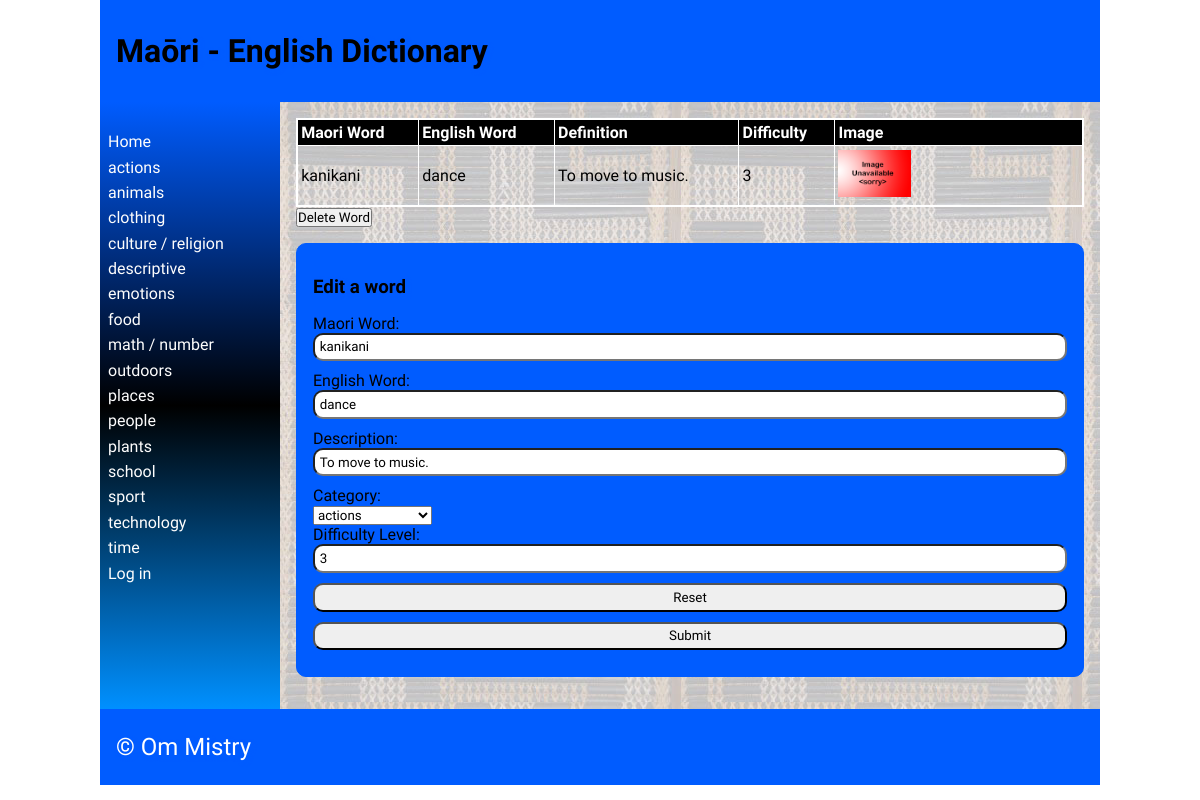
The app's page /detail/2 with its own data.
### tables this page shows
CREATE TABLE "category"
(
	id INTEGER
		constraint category_pk
			primary key autoincrement,
	category_name varchar(69) not null
);

CREATE TABLE "words"
(
	maori varchar(69),
	english varchar(69),
	category integer,
	definition varchar(100),
	levels integer,
	images varchar(69),
	id integer
		constraint words_pk
			primary key autoincrement,
	date_added integer default 0
, user_id integer);

### app.py (the view, shortened to what this page needs)
@app.route('/detail/<word_id>', methods=["POST", "GET"])
def render_detailpage(word_id):
    print(request.method)
    con = create_connection(DB_NAME)
    query = "SELECT id, maori, english, definition, levels, images FROM words WHERE id=?"
    cur = con.cursor()
    cur.execute(query, (word_id,))
    definition = cur.fetchall()[0]
    print(word_id)
    return render_template('detail.html', definition=definition, logged_in=is_logged_in(),
                           categories=fetch_categories(),
                           deleting=intention("delete"))

### app.py (called while the page is built)
def intention(button):
    if button in request.form:
        return True
    else:
        return False

def create_connection(db_file):
    try:
        connection = sqlite3.connect(db_file)
        return connection
    except Error as e:
        print(e)
    return None

def fetch_categories():
    con = create_connection(DB_NAME)
    query = "SELECT id, category_name FROM category"
    cur = con.cursor()
    cur.execute(query)
    categories = cur.fetchall()
    con.close()
    return categories

def is_logged_in():
    if session.get("email") is None:
        print("you are not logged in")
        return False
    else:
        print("you are logged in")
        return True

### templates/detail.html (shortened to what this page needs)
{% extends 'base.html' %}
{% block heading %}Maōri - English Dictionary{% endblock %}
{% block main %}
    <table>
        <tr>
            <th>Maori Word</th>
            <th>English Word</th>
            <th>Definition</th>
            <th>Difficulty</th>
            <th>Image</th>
        </tr>
        <tr>
            <td>{{ definition[1] }}</td>
            <td>{{ definition[2] }}</td>
            <td>{{ definition[3] }}</td>
            <td>{{ definition[4] }}</td>
            <td><img style="width:30%;" src="/static/images/{{ definition[5] }}"></td>
        </tr>
    </table>
<form method="POST">
    {% if deleting %}
        <div class="form-element">Are you sure?<input type="submit" name="delete_confirm" value="Yes">/<input type="submit" value="No"></div>
    {% else %}
    <div class="form-element">
         <input type="submit" name="delete" value="Delete Word">
    </div>
    </form>
{% endif %}
        <form class="dataForm" method="POST">
            <h3>Edit a word</h3>
        <div class="form-group">
            <div class="form-label"><label for="MaoriWord">Maori Word:</label></div>
            <div class="form-element"><input type="text" name="MaoriWord" id="MaoriWord" value="{{ definition[1] }}" required></div>
        </div>
        <div class="form-group">
            <div class="form-label"><label for="EnglishWord">English Word:</label></div>
            <div class="form-element"><input type="text" name="EnglishWord" id="EnglishWord" value="{{ definition[2] }}" required></div>
        </div>
        <div class="form-group">
            <div class="form-label"><label for="Definitions">Description:</label></div>
            <div class="form-element"><input type="text" name="Definitions" id="Definitions"  value="{{ definition[3] }}" required></div>
        </div>
        <div class="form-group">
                <div class="form-label"><label for="Category">Category:</label></div>
                <div class="form-element">
                    <select name="Category" id='Category'>
                        {% for category in categories %}
                            <option value="{{ category[0] }}">{{ category[1] }}</option>
                        {% endfor %}
                    </select>
                </div>
            </div>
            <div class="form-group">
            <div class="form-label"><label for="Difficulty Level">Difficulty Level:</label></div>
            <div class="form-element"><input type="number" name="Difficulty Level" id="Difficulty Level" min="1" max="10" step="1" value="{{ definition[4] }}" required></div>
        </div>
        <div class="form-group">
            <div class="form-element"><input type="reset"></div>
        </div>
        <div class="form-group">
            <div class="form-element"><input type="submit"></div>
        </div>
    </form>
{% endblock %}

### templates/base.html (shortened to what this page needs)
<!doctype html>
<html lang="en">
<head>
   <link href="{{ url_for('static', filename='css/style.css') }}" rel="stylesheet">
</head>
<body>
   <div id="container">
      <header>
         <h1>{% block heading %}{% endblock %}</h1>
      </header>
      <nav>
         <ul>
                <li><a href="\">Home</a></li>
                {% for category in categories %}
                <li><a href="/categories/{{ category[0] }}">{{category[1]}}</a></li>
                {% endfor %}
         <li>
             {% if logged_in %}<a href="/logout">Log out</a>{% else %}
             <a href="/login">Log in</a></li>{% endif %}
         </ul>
      </nav>
      <main>
            {% block main%}{% endblock %}
        </main>
      <footer>
         <p>
            &copy; Om Mistry
         </p>
      </footer>
   </div>
</body>
</html>

### static/css/style.css (style rules this page uses)
* { font-family: Comfortaa, sans-serif; margin: 0; padding: 0; box-sizing: border-box; }
#container { display: grid; grid-template-columns: 75px auto; grid-template-areas: 'nav header' 'main main' 'footer footer'; }
header { grid-area: header; background-color: #005cff; padding: 1rem; }
nav { grid-area: nav; }
main { grid-area: main; padding: 1rem; background-color: #005cff; }
h1, h2, h3, h4 { padding: 1rem 0; font-family: 'Suez One', serif; color: #000000; text-shadow: 2px 2px 4px #005cff; }
p { padding: 0.5rem 0; }
a { color: #ffffff; }
.dataForm { margin: 1rem 0; border: 1px solid #005cff; padding: 1rem; background-color: #005cff; border-radius: 10px; }
.dataForm input, textarea { width: 100%; border-radius: 10px; padding: 0.3rem; margin-bottom: 10px; }
table { width: 100%; border: 2px solid #ffffff; border-collapse: collapse; }
th, td { border: 1px solid #ffffff; padding: 0.2rem; text-align: left; }
th { background-color: #000000; color: #ffffff; }
footer { grid-area: footer; padding: 1rem; background-color: #005cff; }
footer p { color: #ffffff; text-shadow: 2px 2px 4px #005cff; font-size: 1.5rem; }
@media only screen and (min-width: 768px) { #container { grid-template-columns: 180px auto; grid-template-areas: 'header header' 'nav main' 'footer footer'; } }
@media only screen and (min-width: 768px) { nav { background: linear-gradient(180deg, rgb(0, 92, 255) 0%, rgb(0, 0, 0) 50%, rgb(0, 144, 255) 100%); padding: 0.5rem; } }
@media only screen and (min-width: 768px) { nav ul { list-style: none; } }
@media only screen and (min-width: 768px) { nav li { padding: 0.2rem 0; } }
@media only screen and (min-width: 768px) { nav a { color: #fdfdfd; text-decoration: none; } }
@media only screen and (min-width: 768px) { main { background-image: url('static/images/poutama.jpg'); } }
@media only screen and (min-width: 1000px) { #container { width: 1000px; margin: auto; } }

### records on screen
category: category_name "actions"
category: category_name "animals"
category: category_name "clothing"
category: category_name "culture / religion"
category: category_name "descriptive"
category: category_name "emotions"
category: category_name "food"
category: category_name "math / number"
category: category_name "outdoors"
category: category_name "places"
category: category_name "people"
category: category_name "plants"
category: category_name "school"
category: category_name "sport"
category: category_name "technology"
category: category_name "time"
words: maori "kanikani", english "dance", definition "To move to music.", levels "3", images (placeholder picture), MaoriWord "kanikani", EnglishWord "dance", Definitions "To move to music."

### other values on screen
form field Category "actions"
